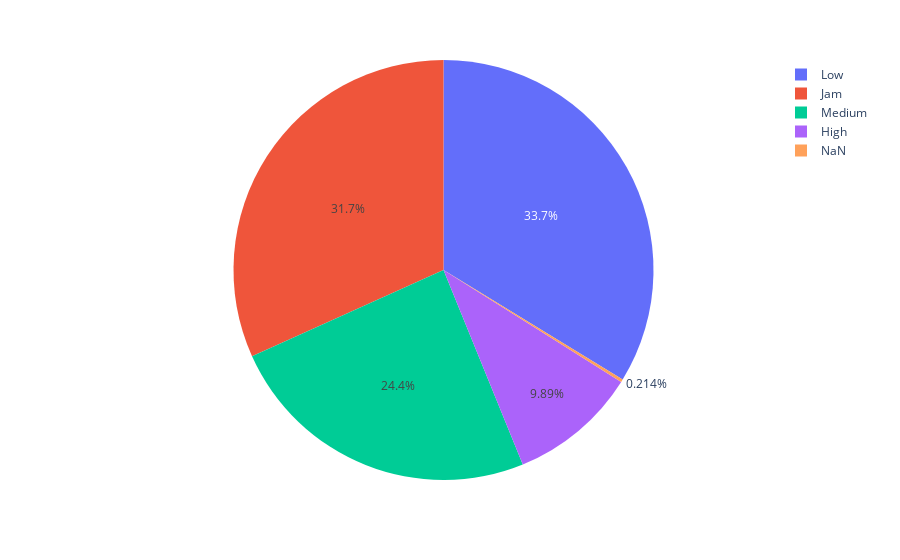

Notebook code for this chart:
### Markdown cell above
### 3. Distribuição dos pedidos por tipo de tráfego.

### Code cell
df_aux = df1.loc[:, ['ID', 'Road_traffic_density']].groupby(['Road_traffic_density']).count().reset_index()
df_aux['delivery_perc'] = df_aux['ID']/df_aux['ID'].sum()
px.pie(df_aux, values='delivery_perc', names='Road_traffic_density')

### Figure 1 — Plotly figure (JSON) as saved in the notebook; plotly's stock layout.template omitted (floating-point values rounded to 4 significant figures)
{"data": [{"domain": {"x": [0, 1], "y": [0, 1]}, "hovertemplate": "Road_traffic_density=%{label}<br>delivery_perc=%{value}<extra></extra>", "labels": ["High", "Jam", "Low", "Medium", "NaN"], "legendgroup": "", "name": "", "showlegend": true, "type": "pie", "values": [0.0989, 0.3174, 0.3373, 0.2442, 0.002144]}], "layout": {"autosize": true, "legend": {"tracegroupgap": 0}, "margin": {"t": 60}}}
